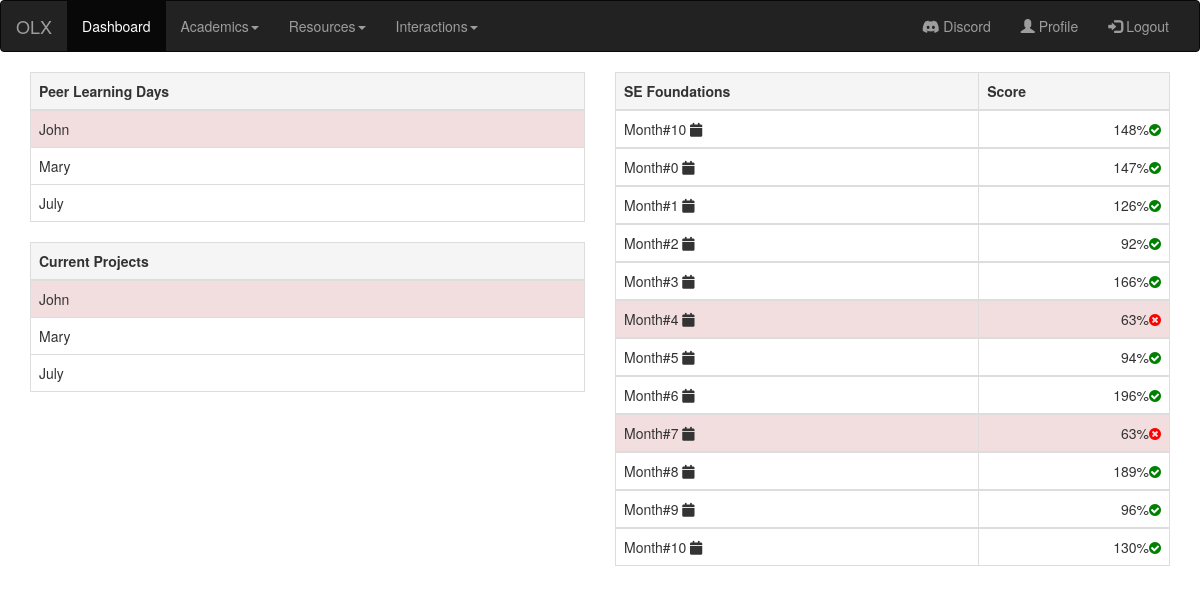
The app's page / (signed in) with its own data.
### app/models.py (models this page shows, shortened)
class Marks(models.Model):
    user = models.ForeignKey(User, default=None, on_delete=models.PROTECT)
    task = models.ForeignKey(Tasks, default=None, on_delete=models.PROTECT)
    project = models.ForeignKey(Project, default=None, on_delete=models.PROTECT)
    mark = models.IntegerField()
    """
    To save server space and resouces the user will be
    required to host their work on third party apps like github
    So they share the URL which is saved here
    """
    solution_url = models.CharField(default=None, max_length=200)
    month_id = models.IntegerField(validators=[MinValueValidator(0), MaxValueValidator(11)])

### app/views.py (the view)
# urls.py: path('', views.dashboard, name="dashboard"),
@login_required
def dashboard(request):
    myuser = User.objects.get(pk=49)
    context = {
        "marks" : Marks.objects.filter(user=myuser)
        }
    return render(request, 'dashboard.html', context=context)

### app/templates/dashboard.html (shortened to what this page needs)
{% extends 'sidepane.html' %}
{% block content %}
<section>
  <div class="container">
    <div class="row">
      <div class="col-sm-6">
        <section>
          <table class="table table-bordered">
            <thead>
              <tr class="active">
                <th>Peer Learning Days</th>
              </tr>
            </thead>
            <tbody>
              <tr class="danger">
                <td>John</td>
              </tr>
              <tr>
                <td>Mary</td>
              </tr>
              <tr>
                <td>July</td>
              </tr>
            </tbody>
          </table>
        </section>
        <section>
          <table class="table table-bordered">
            <thead>
              <tr class="active">
                <th>Current Projects</th>
              </tr>
            </thead>
            <tbody>
              <tr class="danger">
                <td>John</td>
              </tr>
              <tr>
                <td>Mary</td>
              </tr>
              <tr>
                <td>July</td>
              </tr>
            </tbody>
          </table>
        </section>
      </div>
      <div class="col-sm-6">
        <section>
          <table class="table table-bordered">
            <thead>
              <tr class="active">
                <th>SE Foundations</th><th>Score</th>
              </tr>
            </thead>
            {% for mark in marks %}
            <tbody>
              {% if mark.mark < 70 %}
              <tr class="danger">
                <td>
                  Month#{{mark.month_id}}   <i class='fa-solid fa-calendar-o'></i><td class="text-end">   {{mark.mark}}%<i class='fa fa-times-circle' style="color:red"></i></td>
                </td>
              </tr>
              {% else %}
              <tr>
                <td>
                  Month#{{mark.month_id}}   <i class='fa-solid fa-calendar-o'></i><td class="text-end">   {{mark.mark}}%<i class='fa fa-check-circle' style="color:green"></i></td>
                </td>
              </tr>
              {% endif %}
            {% endfor %}
            </tbody>
          </table>
        </section>
      </div>
    </div>
  </div>
</section>
{% endblock %}

### app/templates/sidepane.html (shortened to what this page needs)
{% load static %}
<!DOCTYPE html>
<html lang="en">
  <head>
    {% include 'header.html' %}
  </head>
  <body>
    <nav class="navbar navbar-inverse">
      <div class="container-fluid">
	<div class="navbar-header">
	  <a class="navbar-brand" href="#">OLX</a>
	</div>
	<div class="collapse navbar-collapse" id="myNavbar">
	  <ul class="nav navbar-nav">
            <li class="active"><a href="{% url 'dashboard' %}">Dashboard</a></li>
            <li class="dropdown">
              <a class="dropdown-toggle" data-toggle="dropdown" href="#">Academics<span class="caret"></span></a>
            </li>
            <li class="dropdown">
              <a class="dropdown-toggle" data-toggle="dropdown" href="#">Resources<span class="caret"></span></a>
            </li>
            <li class="dropdown">
              <a class="dropdown-toggle" data-toggle="dropdown" href="#">Interactions<span class="caret"></span></a>
            </li>
	  </ul>
	  <ul class="nav navbar-nav navbar-right">
            <li><a href="https://discord.app"><span class="fa-brands fa-discord"></span> Discord</a></li>
            <li><a href="{% url 'profile' %}"><span class="glyphicon glyphicon-user"></span> Profile</a></li>
            <li><a href="{% url 'logout' %}"><span class="glyphicon glyphicon-log-in"></span> Logout</a></li>
	  </ul>
	</div>
      </div>
    </nav>
    {% block content %}
    {% endblock %}
  </body>
</html>

### app/templates/header.html (shortened to what this page needs)
{% load static %}
<link rel="stylesheet" href="https://maxcdn.bootstrapcdn.com/bootstrap/3.4.1/css/bootstrap.min.css">
<link rel="stylesheet" href="https://cdnjs.cloudflare.com/ajax/libs/font-awesome/6.5.1/css/all.min.css">
<link rel='stylesheet' href='https://cdnjs.cloudflare.com/ajax/libs/font-awesome/4.7.0/css/font-awesome.min.css'>

### app/templates/dashboard.html (style rules this page uses)
.text-end { text-align: right; }

### records on screen
Marks: month_id "10", mark "148"
Marks: month_id "0", mark "147"
Marks: month_id "1", mark "126"
Marks: month_id "2", mark "92"
Marks: month_id "3", mark "166"
Marks: month_id "4", mark "63"
Marks: month_id "5", mark "94"
Marks: month_id "6", mark "196"
Marks: month_id "7", mark "63"
Marks: month_id "8", mark "189"
Marks: month_id "9", mark "96"
Marks: month_id "10", mark "130"
